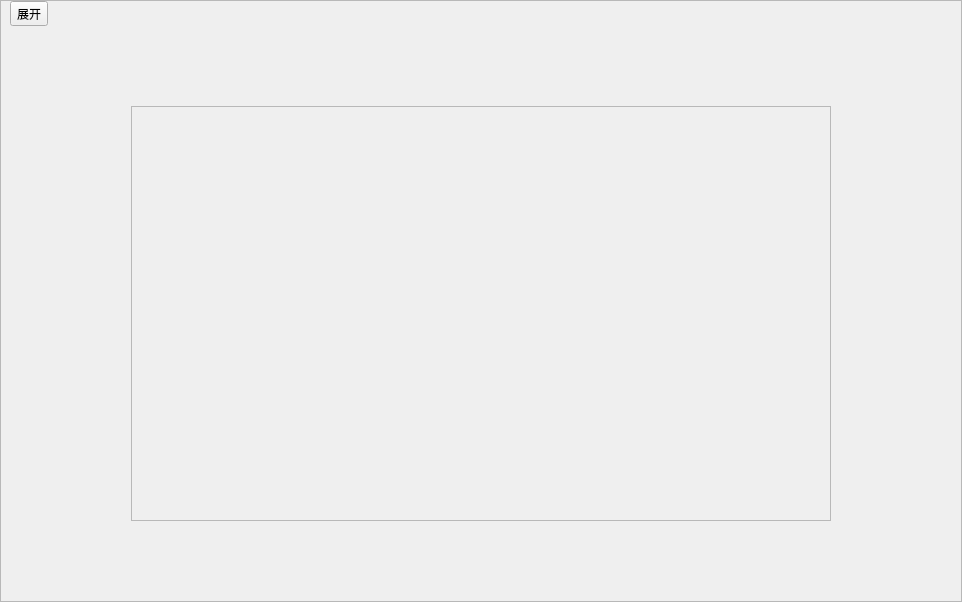
<?xml version="1.0" encoding="UTF-8"?>
<ui version="4.0">
 <class>frmCenterCtrlFrame</class>
 <widget class="QWidget" name="frmCenterCtrlFrame">
  <property name="geometry">
   <rect>
    <x>0</x>
    <y>0</y>
    <width>962</width>
    <height>602</height>
   </rect>
  </property>
  <property name="windowTitle">
   <string>Form</string>
  </property>
  <layout class="QVBoxLayout" name="verticalLayout">
   <property name="spacing">
    <number>0</number>
   </property>
   <property name="leftMargin">
    <number>0</number>
   </property>
   <property name="topMargin">
    <number>0</number>
   </property>
   <property name="rightMargin">
    <number>0</number>
   </property>
   <property name="bottomMargin">
    <number>0</number>
   </property>
   <item>
    <widget class="QFrame" name="frame">
     <property name="frameShape">
      <enum>QFrame::StyledPanel</enum>
     </property>
     <property name="frameShadow">
      <enum>QFrame::Raised</enum>
     </property>
     <layout class="QVBoxLayout" name="verticalLayout_5">
      <property name="spacing">
       <number>0</number>
      </property>
      <property name="leftMargin">
       <number>0</number>
      </property>
      <property name="topMargin">
       <number>0</number>
      </property>
      <property name="rightMargin">
       <number>0</number>
      </property>
      <property name="bottomMargin">
       <number>0</number>
      </property>
      <item>
       <widget class="QWidget" name="widget" native="true">
        <property name="minimumSize">
         <size>
          <width>0</width>
          <height>0</height>
         </size>
        </property>
        <property name="maximumSize">
         <size>
          <width>16777215</width>
          <height>100000</height>
         </size>
        </property>
        <layout class="QHBoxLayout" name="horizontalLayout">
         <property name="spacing">
          <number>0</number>
         </property>
         <property name="leftMargin">
          <number>9</number>
         </property>
         <property name="topMargin">
          <number>0</number>
         </property>
         <property name="rightMargin">
          <number>0</number>
         </property>
         <property name="bottomMargin">
          <number>0</number>
         </property>
         <item>
          <widget class="QToolButton" name="btn_openwid">
           <property name="contextMenuPolicy">
            <enum>Qt::NoContextMenu</enum>
           </property>
           <property name="layoutDirection">
            <enum>Qt::RightToLeft</enum>
           </property>
           <property name="text">
            <string>展开</string>
           </property>
           <property name="toolButtonStyle">
            <enum>Qt::ToolButtonTextBesideIcon</enum>
           </property>
          </widget>
         </item>
         <item>
          <spacer name="horizontalSpacer">
           <property name="orientation">
            <enum>Qt::Horizontal</enum>
           </property>
           <property name="sizeHint" stdset="0">
            <size>
             <width>695</width>
             <height>20</height>
            </size>
           </property>
          </spacer>
         </item>
        </layout>
       </widget>
      </item>
      <item>
       <widget class="QWidget" name="widget_4" native="true">
        <layout class="QVBoxLayout" name="verticalLayout_4">
         <property name="spacing">
          <number>0</number>
         </property>
         <property name="leftMargin">
          <number>0</number>
         </property>
         <property name="topMargin">
          <number>0</number>
         </property>
         <property name="rightMargin">
          <number>0</number>
         </property>
         <property name="bottomMargin">
          <number>0</number>
         </property>
         <item>
          <spacer name="verticalSpacer">
           <property name="orientation">
            <enum>Qt::Vertical</enum>
           </property>
           <property name="sizeType">
            <enum>QSizePolicy::Minimum</enum>
           </property>
           <property name="sizeHint" stdset="0">
            <size>
             <width>20</width>
             <height>80</height>
            </size>
           </property>
          </spacer>
         </item>
         <item>
          <widget class="QWidget" name="widget_3" native="true">
           <layout class="QHBoxLayout" name="horizontalLayout_2">
            <property name="spacing">
             <number>0</number>
            </property>
            <property name="leftMargin">
             <number>0</number>
            </property>
            <property name="topMargin">
             <number>0</number>
            </property>
            <property name="rightMargin">
             <number>0</number>
            </property>
            <property name="bottomMargin">
             <number>0</number>
            </property>
            <item>
             <spacer name="horizontalSpacer_2">
              <property name="orientation">
               <enum>Qt::Horizontal</enum>
              </property>
              <property name="sizeType">
               <enum>QSizePolicy::Minimum</enum>
              </property>
              <property name="sizeHint" stdset="0">
               <size>
                <width>130</width>
                <height>20</height>
               </size>
              </property>
             </spacer>
            </item>
            <item>
             <widget class="QWidget" name="widget_2" native="true">
              <layout class="QVBoxLayout" name="verticalLayout_2">
               <property name="spacing">
                <number>0</number>
               </property>
               <property name="leftMargin">
                <number>0</number>
               </property>
               <property name="topMargin">
                <number>0</number>
               </property>
               <property name="rightMargin">
                <number>0</number>
               </property>
               <property name="bottomMargin">
                <number>0</number>
               </property>
               <item>
                <widget class="QScrollArea" name="scrollArea">
                 <property name="widgetResizable">
                  <bool>true</bool>
                 </property>
                 <widget class="QWidget" name="scrollAreaWidgetContents">
                  <property name="geometry">
                   <rect>
                    <x>0</x>
                    <y>0</y>
                    <width>698</width>
                    <height>418</height>
                   </rect>
                  </property>
                  <layout class="QHBoxLayout" name="horizontalLayout_3">
                   <property name="spacing">
                    <number>0</number>
                   </property>
                   <property name="leftMargin">
                    <number>0</number>
                   </property>
                   <property name="topMargin">
                    <number>0</number>
                   </property>
                   <property name="rightMargin">
                    <number>12</number>
                   </property>
                   <property name="bottomMargin">
                    <number>0</number>
                   </property>
                   <item>
                    <layout class="QGridLayout" name="gridLayout" rowstretch="0" columnstretch="0" rowminimumheight="0">
                     <property name="sizeConstraint">
                      <enum>QLayout::SetDefaultConstraint</enum>
                     </property>
                     <property name="leftMargin">
                      <number>9</number>
                     </property>
                     <property name="topMargin">
                      <number>9</number>
                     </property>
                     <property name="rightMargin">
                      <number>9</number>
                     </property>
                     <property name="bottomMargin">
                      <number>9</number>
                     </property>
                    </layout>
                   </item>
                  </layout>
                 </widget>
                </widget>
               </item>
              </layout>
             </widget>
            </item>
            <item>
             <spacer name="horizontalSpacer_3">
              <property name="orientation">
               <enum>Qt::Horizontal</enum>
              </property>
              <property name="sizeType">
               <enum>QSizePolicy::Minimum</enum>
              </property>
              <property name="sizeHint" stdset="0">
               <size>
                <width>130</width>
                <height>20</height>
               </size>
              </property>
             </spacer>
            </item>
           </layout>
          </widget>
         </item>
         <item>
          <spacer name="verticalSpacer_2">
           <property name="orientation">
            <enum>Qt::Vertical</enum>
           </property>
           <property name="sizeType">
            <enum>QSizePolicy::Minimum</enum>
           </property>
           <property name="sizeHint" stdset="0">
            <size>
             <width>20</width>
             <height>80</height>
            </size>
           </property>
          </spacer>
         </item>
        </layout>
       </widget>
      </item>
     </layout>
    </widget>
   </item>
  </layout>
 </widget>
 <resources/>
 <connections/>
</ui>
